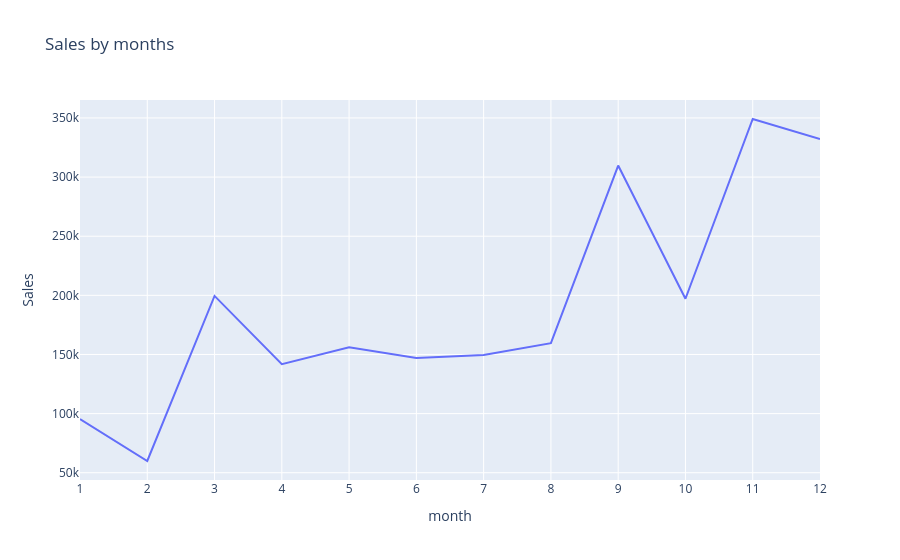

The code cell stored with this chart in its notebook:
### Code cell
df_sales_by_months = df.groupby("month")["Sales"].sum().round().reset_index().sort_values(by="month")

fig = px.line(df_sales_by_months, x="month", y='Sales', title='Sales by months')
fig.update_layout(xaxis={'dtick':1})
fig.show()

### Figure 1 — Plotly figure (JSON) as saved in the notebook; plotly's stock layout.template omitted (floating-point values rounded to 4 significant figures)
{"data": [{"hovertemplate": "month=%{x}<br>Sales=%{y}<extra></extra>", "legendgroup": "", "line": {"color": "#636efa", "dash": "solid"}, "marker": {"symbol": "circle"}, "mode": "lines", "name": "", "orientation": "v", "showlegend": false, "type": "scatter", "x": [1, 2, 3, 4, 5, 6, 7, 8, 9, 10, 11, 12], "xaxis": "x", "y": [95370.0, 59910.0, 199500.0, 141900.0, 156100.0, 147100.0, 149600.0, 159600.0, 309800.0, 197100.0, 349100.0, 332200.0], "yaxis": "y"}], "layout": {"legend": {"tracegroupgap": 0}, "title": {"text": "Sales by months"}, "xaxis": {"anchor": "y", "domain": [0, 1], "dtick": 1, "title": {"text": "month"}}, "yaxis": {"anchor": "x", "domain": [0, 1], "title": {"text": "Sales"}}}}
